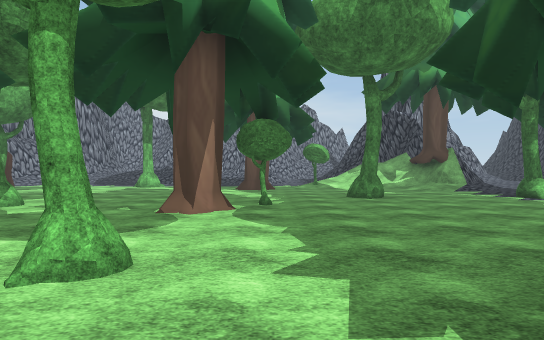
view 1 (above)

22 first-person views from a walk through a Unity game level. The camera is 1.4 m above the floor, looks level and sees 75° across. The floor is counted in squares, 2 m on a side. Each view is taken from the middle of a square. On the plan, view 1 faces up. The plan holds only what a view shows up to about 11 squares ahead; the rest is blank. The place goes on beyond the plan. Some surface patterns are stand-ins.

view 2
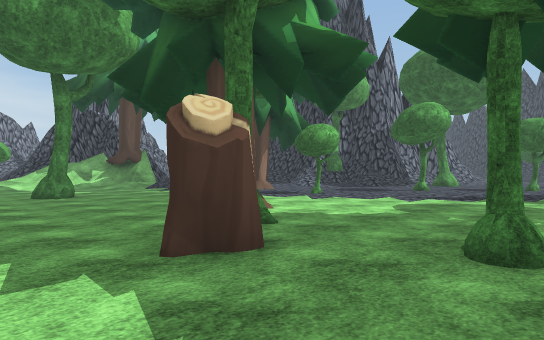

view 3
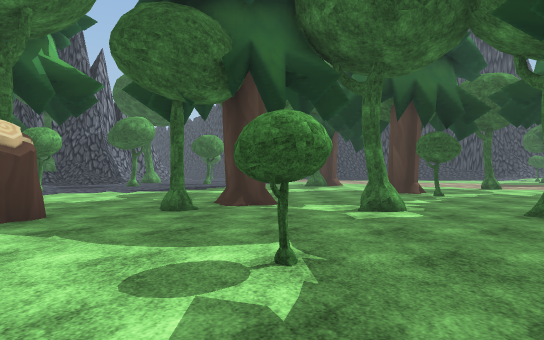

view 4
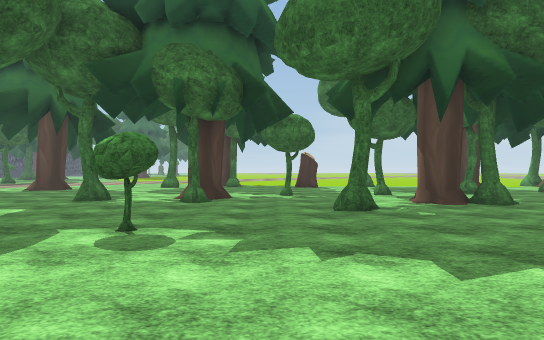

view 5
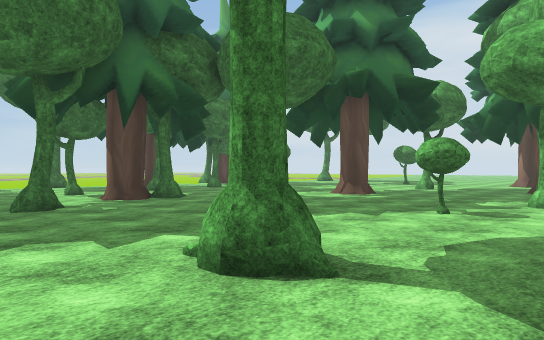

view 6
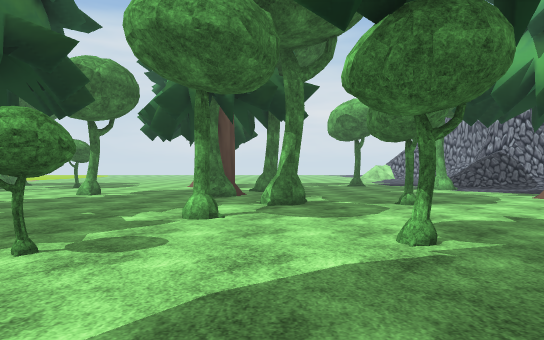

view 7
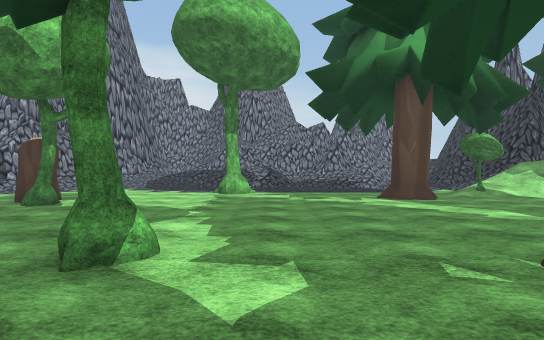

view 8
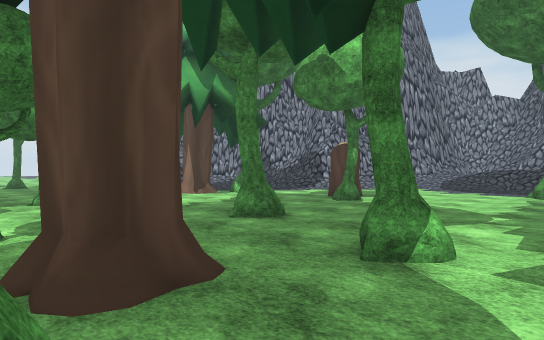

view 9
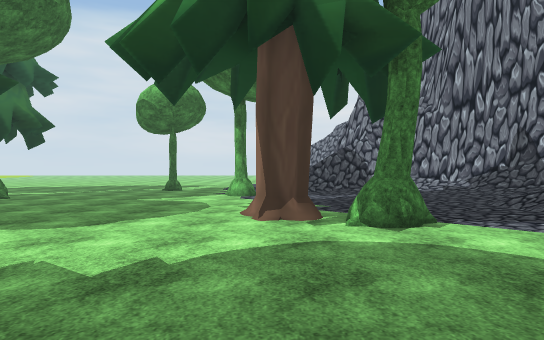

view 10
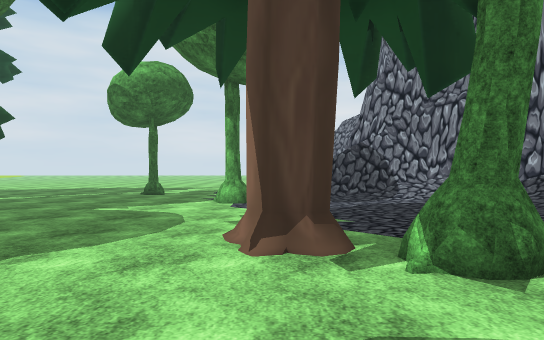

view 11
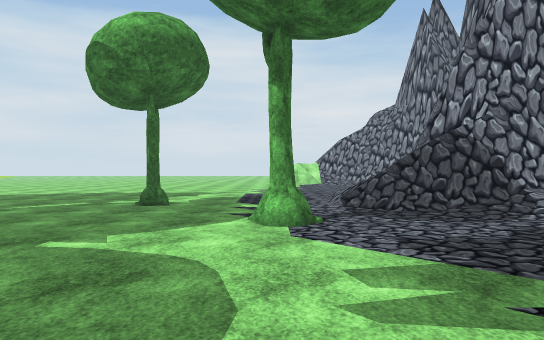

view 12
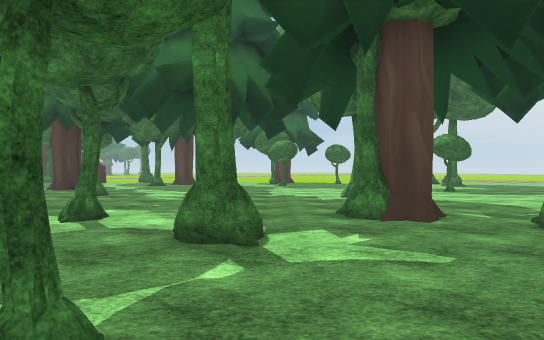

view 13
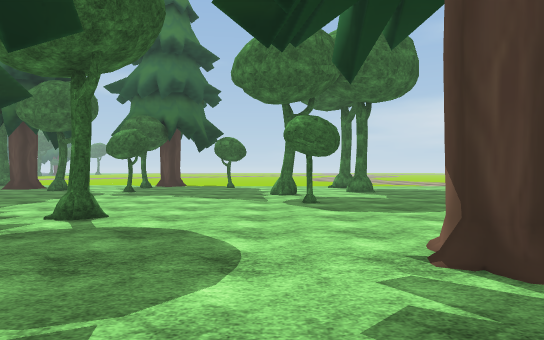

view 14
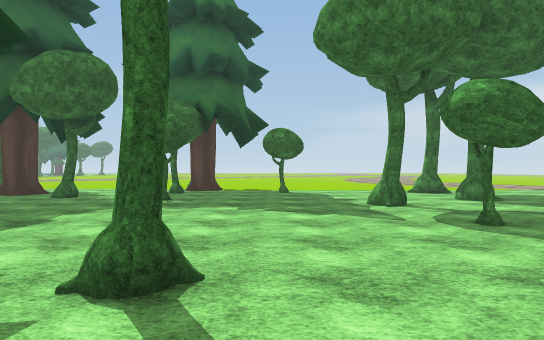

view 15
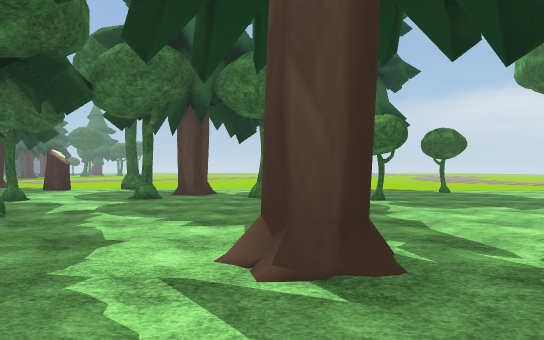

view 16
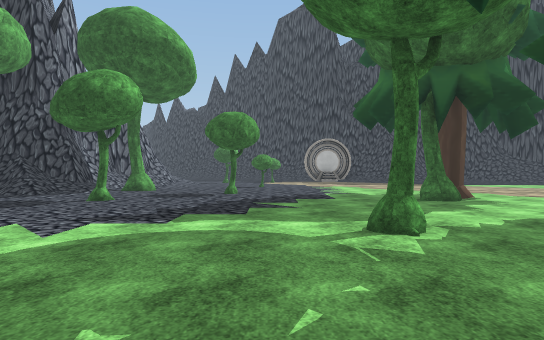

view 17
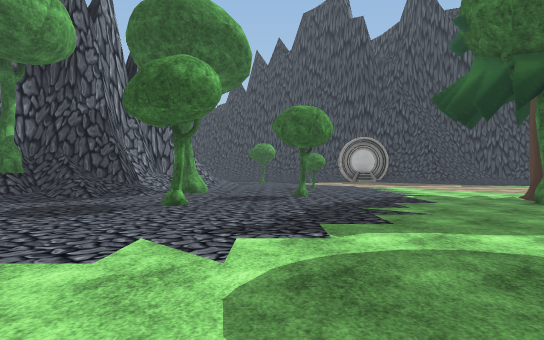

view 18
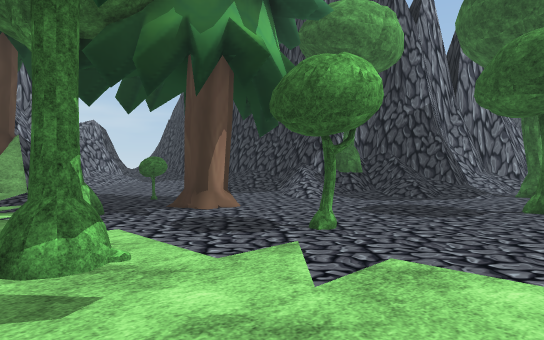

view 19
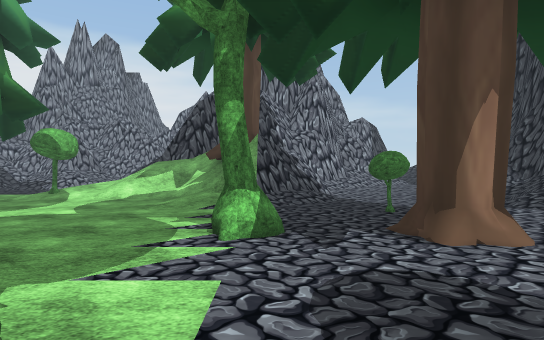

view 20
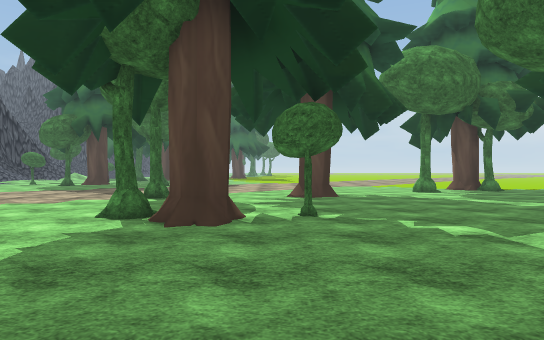

view 21
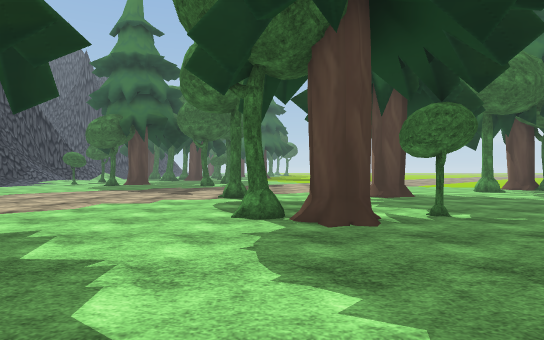

view 22
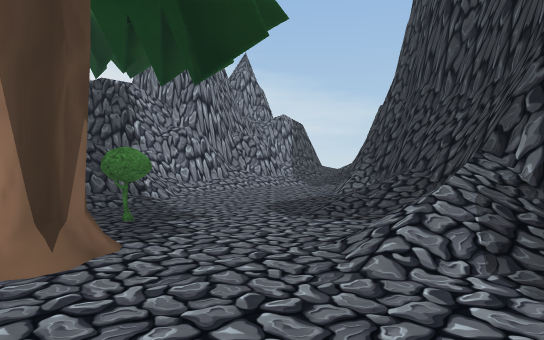

### Floor plan
Key: @ floor where view 1 was taken; # wall or solid block; x gap in a wall; . main floor; : floor 0.25 m higher than the main floor; / step, stairs or slope; = window, fence, low wall or low ledge; O other object.
Columns run from 24 left of view 1 to 16 right of it. Each row starts with its distance up from view 1.
 16       ###        ..    ..   #####/:::/
 15      ##////     ...#......////##//../=#
 14     ##/::.//... ........./#///OO=...//#
 13    ###/................OO..///##/..../#
 12    #/#.........O.............///....//#
 11 .. ///.....x...#.................#.../#
 10 ..........OO......................../=###
  9  .....#........................#.O..//###
  8 ................#...................../=#
  7 ....#..............#...O..............//#
  6 ............#.........OO......#..#.....//
  5 .................OO.........O...........#
  4 ................#..#........OO......#...#
  3 .......#....:..............#.............
  2 .........O....#...........O..............
  1     O....O......#...#..................#.
  0     O...................@..#.............
 -1     ........................OO..#........
 -2    ......#..............#....O...........
 -3    .........OO..#........................
 -4    ........................#........#O...
 -5   ...#............#..................OO..
 -6   ................OO....#.#...#.O#......
 -7  .....#................OO...............
 -8  .........#........#..#. ...............
 -9  ............#..#....... ...............
-10  ........... ..O.....   ......O...#......
-11    #....#..  ..O. ...   ......O... ......
-12           OO            ..:... ... ......

Where each view was taken, in squares from view 1:
view 1: 0 up, 0 right, facing up
view 2: 1 down, 0 right, facing up-right
view 3: 2 down, 3 left, facing right
view 4: 2 up, 2 left, facing down
view 5: 3 up, 2 left, facing down-left
view 6: 3 up, 5 left, facing left
view 7: 4 up, 4 left, facing up
view 8: 4 up, 4 left, facing up-left
view 9: 10 up, 8 left, facing left
view 10: 10 up, 10 left, facing left
view 11: 9 up, 13 left, facing left
view 12: 7 up, 13 left, facing down
view 13: 3 up, 18 left, facing down
view 14: 0 up, 16 left, facing down
view 15: 0 up, 11 left, facing down
view 16: 0 up, 4 right, facing right
view 17: 2 up, 5 right, facing right
view 18: 3 up, 5 right, facing up-right
view 19: 5 up, 7 right, facing up
view 20: 1 down, 7 right, facing down
view 21: 1 down, 9 right, facing down
view 22: 6 up, 11 right, facing up
